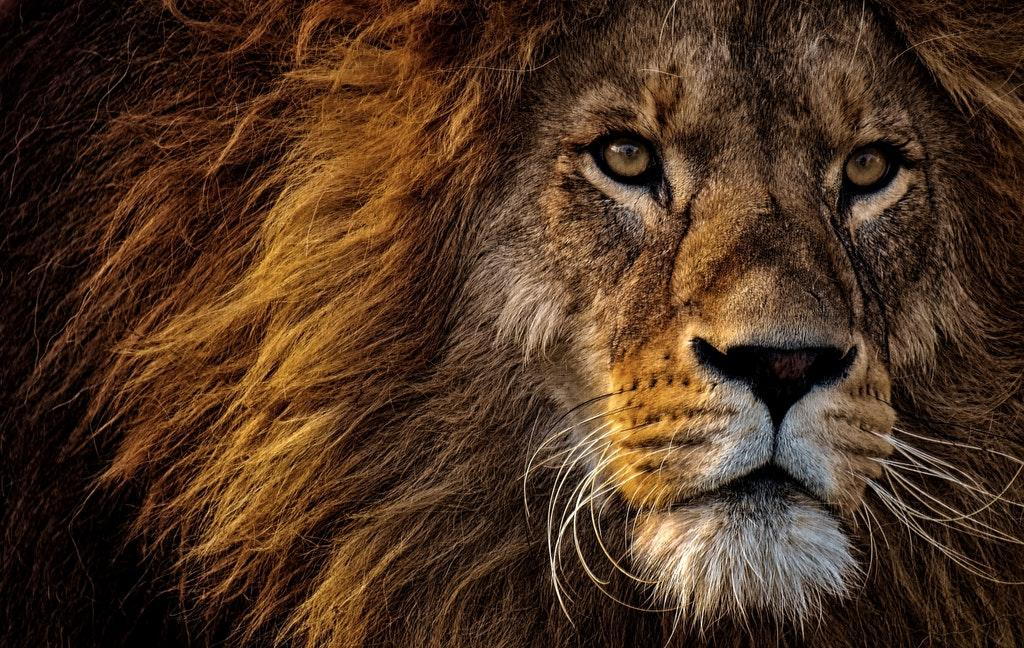
#> input picture pictures/aslan.jpg, 1024 x 648 px, found by its file name
$ python 3_agirlik_toplam.py
#> lines starting #> are read from the running program, lines starting #| are printed output that depends on the picture
import cv2 as cv
import numpy as np

x = np.uint8([250])
y = np.uint8([10])

print(x+y)  # 4

img1 = cv.imread('pictures/aslan.jpg')
#> img1 is the input picture: shape (648, 1024, 3); mean B, G, R 33.8, 51.6, 76.5
img2 = cv.imread('pictures/fil.jpg')
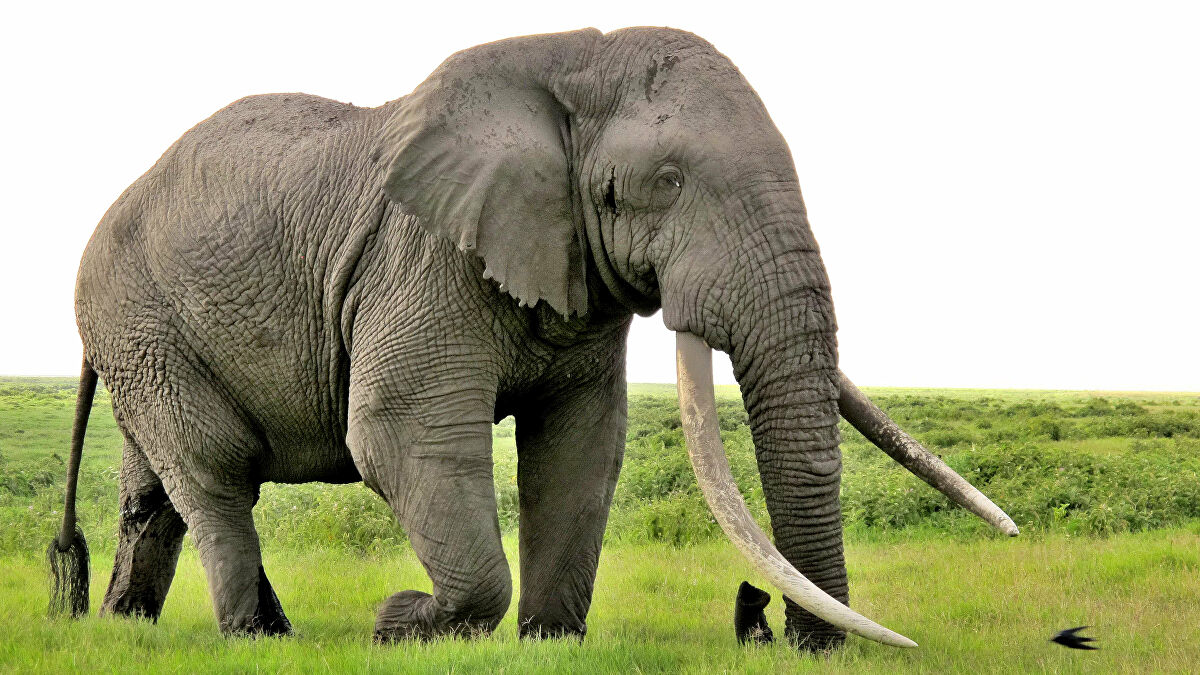
#> input picture pictures/fil.jpg, 1200 x 675 px, found by its file name
#> img2 is the input picture: shape (675, 1200, 3); mean B, G, R 131.9, 163.8, 162.4

# fil resmi üzerinde boyutunu aslanın boyutuna eşitledim yoksa add işleminde hata olurdu
img2 = img2[0:648, 0:1024]
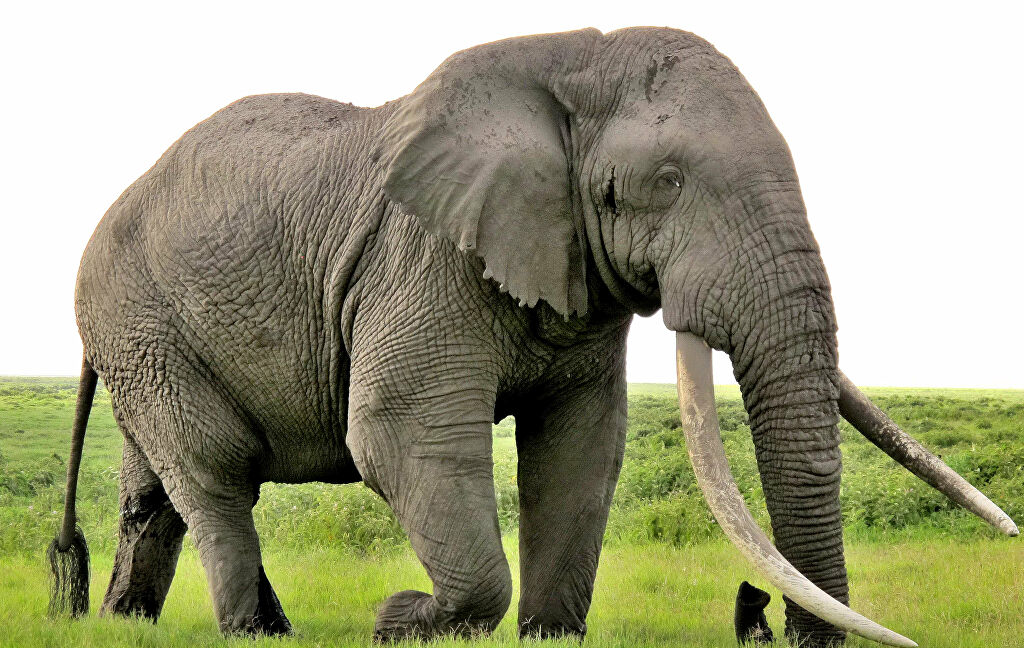
#> img2: shape (648, 1024, 3); mean B, G, R 127.1, 154.9, 155
dst = cv.addWeighted(img1, 0.7, img2, 0.3, 0)
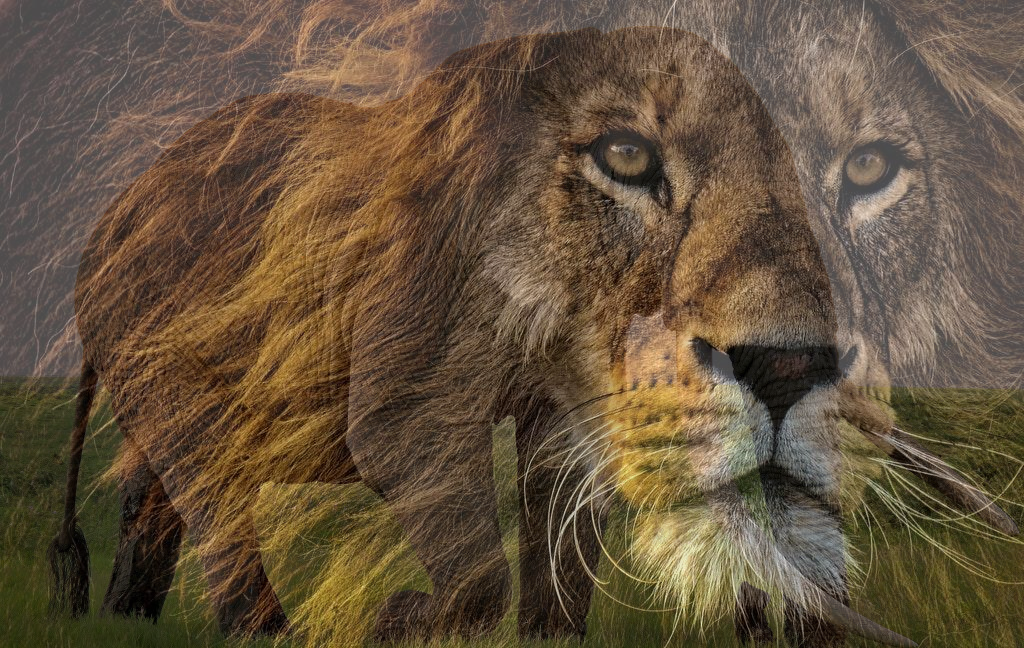
#> dst: shape (648, 1024, 3); mean B, G, R 61.8, 82.6, 100.1


cv.imshow('dst', dst)
cv.waitKey(0)
cv.destroyAllWindows()
